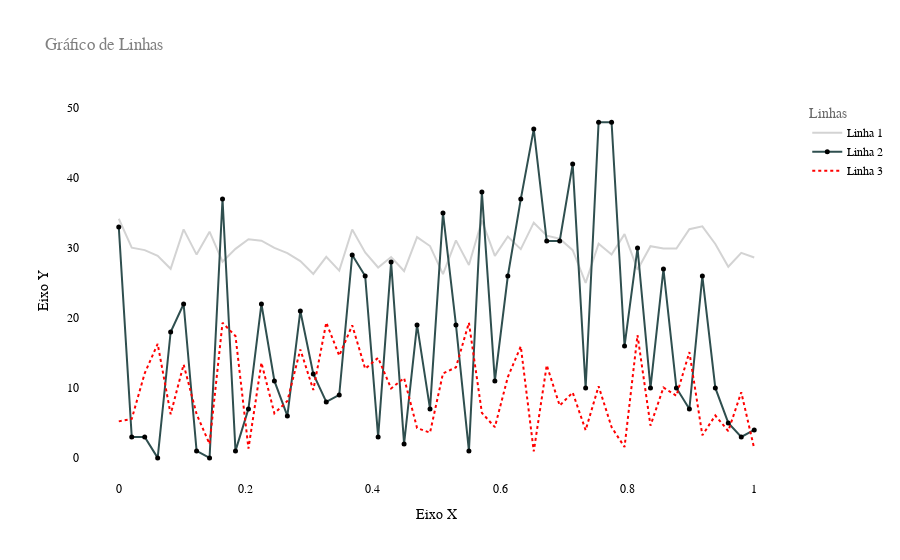

Source (notebook cell):
### Code cell
fig = go.Figure()

fig.add_trace(go.Scatter(x = x,
                         y = random_y1,
                         mode = 'lines',
                         line = dict(color = '#D3D3D3'),
                         name = 'Linha 1'
                        ))

# Alterando Linha 2
fig.add_trace(go.Scatter(x = x,
                         y = random_y2,
                         mode = 'lines+markers',
                         line = dict(color = '#2F4F4F', width = 2),
                         name = 'Linha 2',
                         marker = dict(size = 5, color = 'black')
                        ))

# Alterando Cor da Linha 3
fig.add_trace(go.Scatter(x = x,
                         y = random_y3,
                         mode = 'lines',
                         line = dict(color = 'red',
                                     width = 2,
                                     dash = 'dot'),
                         name = 'Linha 3'
                        ))

fig.update_layout(
    title = 'Gráfico de Linhas',
    font_family = 'Arial',
    font_color = 'black',
    title_font_color = 'grey',
    xaxis = dict(title = 'Eixo X'),
    yaxis = dict(title = 'Eixo Y'),
    legend_title = 'Linhas',
    legend_title_font_color = 'dimgrey',
    plot_bgcolor = 'white', 
                 )
fig.show()

### Figure 1 — Plotly figure (JSON) as saved in the notebook; plotly's stock layout.template omitted (floating-point values rounded to 4 significant figures)
{"data": [{"line": {"color": "#D3D3D3"}, "mode": "lines", "name": "Linha 1", "type": "scatter", "x": [0, 0.02041, 0.04082, 0.06122, 0.08163, 0.102, 0.1224, 0.1429, 0.1633, 0.1837, 0.2041, 0.2245, 0.2449, 0.2653, 0.2857, 0.3061, 0.3265, 0.3469, 0.3673, 0.3878, 0.4082, 0.4286, 0.449, 0.4694, 0.4898, 0.5102, 0.5306, 0.551, 0.5714, 0.5918, 0.6122, 0.6327, 0.6531, 0.6735, 0.6939, 0.7143, 0.7347, 0.7551, 0.7755, 0.7959, 0.8163, 0.8367, 0.8571, 0.8776, 0.898, 0.9184, 0.9388, 0.9592, 0.9796, 1], "y": [34.19, 30.06, 29.7, 28.87, 27.03, 32.66, 29.06, 32.34, 28.04, 29.88, 31.25, 31.04, 30.02, 29.27, 28.13, 26.29, 28.74, 26.77, 32.64, 29.38, 27.22, 28.71, 26.71, 31.57, 30.28, 26.28, 31.09, 27.58, 33.93, 28.88, 31.64, 29.85, 33.63, 31.76, 31.34, 29.7, 25.03, 30.62, 29.07, 31.99, 26.91, 30.26, 29.93, 29.92, 32.7, 33.09, 30.58, 27.32, 29.31, 28.65]}, {"line": {"color": "#2F4F4F", "width": 2}, "marker": {"color": "black", "size": 5}, "mode": "lines+markers", "name": "Linha 2", "type": "scatter", "x": [0, 0.02041, 0.04082, 0.06122, 0.08163, 0.102, 0.1224, 0.1429, 0.1633, 0.1837, 0.2041, 0.2245, 0.2449, 0.2653, 0.2857, 0.3061, 0.3265, 0.3469, 0.3673, 0.3878, 0.4082, 0.4286, 0.449, 0.4694, 0.4898, 0.5102, 0.5306, 0.551, 0.5714, 0.5918, 0.6122, 0.6327, 0.6531, 0.6735, 0.6939, 0.7143, 0.7347, 0.7551, 0.7755, 0.7959, 0.8163, 0.8367, 0.8571, 0.8776, 0.898, 0.9184, 0.9388, 0.9592, 0.9796, 1], "y": [33, 3, 3, 0, 18, 22, 1, 0, 37, 1, 7, 22, 11, 6, 21, 12, 8, 9, 29, 26, 3, 28, 2, 19, 7, 35, 19, 1, 38, 11, 26, 37, 47, 31, 31, 42, 10, 48, 48, 16, 30, 10, 27, 10, 7, 26, 10, 5, 3, 4]}, {"line": {"color": "red", "dash": "dot", "width": 2}, "mode": "lines", "name": "Linha 3", "type": "scatter", "x": [0, 0.02041, 0.04082, 0.06122, 0.08163, 0.102, 0.1224, 0.1429, 0.1633, 0.1837, 0.2041, 0.2245, 0.2449, 0.2653, 0.2857, 0.3061, 0.3265, 0.3469, 0.3673, 0.3878, 0.4082, 0.4286, 0.449, 0.4694, 0.4898, 0.5102, 0.5306, 0.551, 0.5714, 0.5918, 0.6122, 0.6327, 0.6531, 0.6735, 0.6939, 0.7143, 0.7347, 0.7551, 0.7755, 0.7959, 0.8163, 0.8367, 0.8571, 0.8776, 0.898, 0.9184, 0.9388, 0.9592, 0.9796, 1], "y": [5.221, 5.569, 12.1, 16.3, 6.236, 13.35, 6.264, 1.994, 19.32, 17.42, 1.338, 13.6, 6.358, 8.129, 15.5, 9.707, 19.34, 14.62, 18.95, 12.75, 14.31, 9.921, 11.41, 4.275, 3.6, 12.07, 12.95, 19.32, 6.432, 4.389, 11.55, 15.95, 0.9277, 13.25, 7.478, 9.345, 3.963, 10.25, 4.391, 1.549, 17.56, 4.618, 10.06, 8.873, 15.12, 3.236, 6.055, 3.834, 9.379, 1.324]}], "layout": {"autosize": true, "font": {"color": "black", "family": "Arial"}, "legend": {"title": {"font": {"color": "dimgrey"}, "text": "Linhas"}}, "plot_bgcolor": "white", "title": {"font": {"color": "grey"}, "text": "Gráfico de Linhas"}, "xaxis": {"autorange": true, "range": [-0.05982, 1.06], "title": {"text": "Eixo X"}, "type": "linear"}, "yaxis": {"autorange": true, "range": [-3.737, 51.74], "title": {"text": "Eixo Y"}, "type": "linear"}}}
